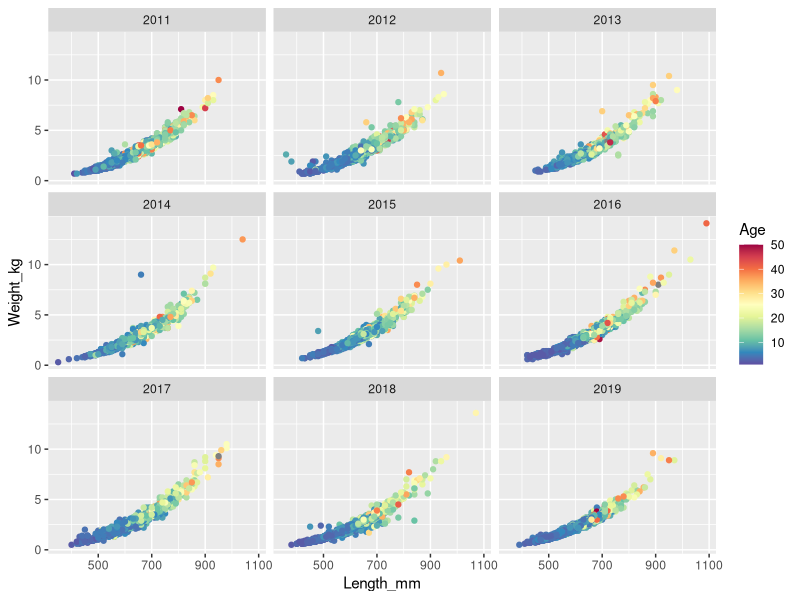
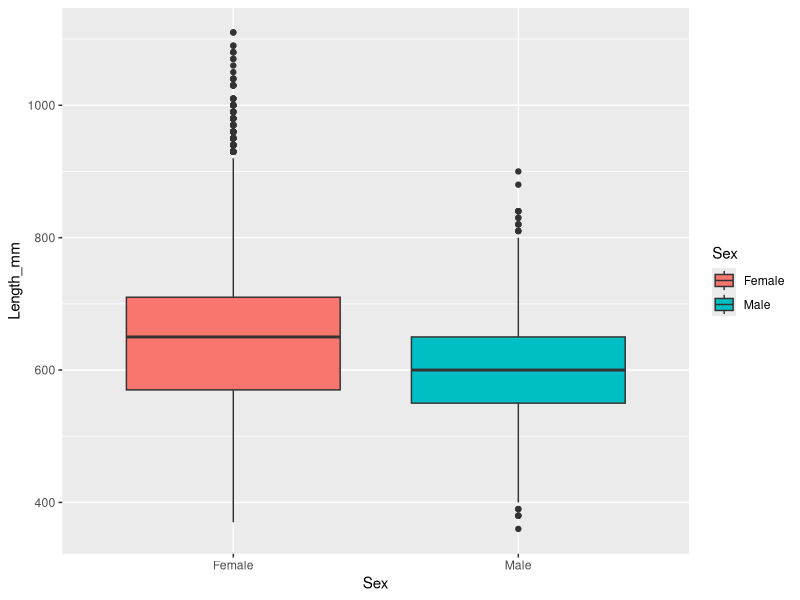

The R source for these figures, in order:
# R Intro ADF&G
# Justin Priest
# justin.priest@alaska.gov

#####  MOTIVATING EXAMPLE 4  #####
#####       Groundfish       #####

# Difficulty: Moderate


library(tidyverse)
library(lubridate)
library(RColorBrewer) # We'll use this library later for some nice colored charts


# Read in data, then rename the columns
groundfish <- read_csv("data/OceanAK_GroundfishSpecimens_2000-2020.csv") %>% 
  rename("Lat_end" = "End Latitude Decimal Degrees",
         "Long_end" = "End Longitude Decimal Degrees",
         "G_Stat_Area" = "G Stat Area",
         "Target_Sp_Code" = "Target Species Code",
         "AvgDepth_Fthm" = "Avg Depth Fathoms",
         "Substrate" = "Substrate Type",
         "Length_mm" = "Length Millimeters",
         "Weight_kg" = "Weight Kilograms",
         "Count" = "Number of Specimens")

groundfish %>%
  filter(Species == "Sablefish",
         Age != is.na(Age), # remove unaged fish
         Year >= 2011) %>%
  ggplot(aes(x = Length_mm, y = Weight_kg, color = Age)) +
  geom_point() +
  scale_colour_gradientn(colors = rev(brewer.pal(11, "Spectral")), limits = c(1, 50)) +
  facet_wrap(~Year)


groundfish %>%
  filter(Species == "Sablefish",
         Sex == "Male" | Sex == "Female") %>%
  ggplot(aes(x=Sex, y = Length_mm, fill = Sex)) +
  geom_boxplot()




# In progress
sablefish <- groundfish %>%
  filter(Species == "Sablefish",
         Sex == "Male" | Sex == "Female") %>%
  mutate(Sex_01 = ifelse(Sex == "Male", 0, 1))

sablefish_model <- glm(Sex_01 ~ Length_mm, family = "binomial", data = sablefish)
summary(sablefish_model)

pred <- crossing(Sex_01 = c("0", "1"), Length_mm = seq(1:1000))
pred <- pred %>%
  mutate(predictedsex = exp(predict.glm(sablefish_model, pred)))

pred

